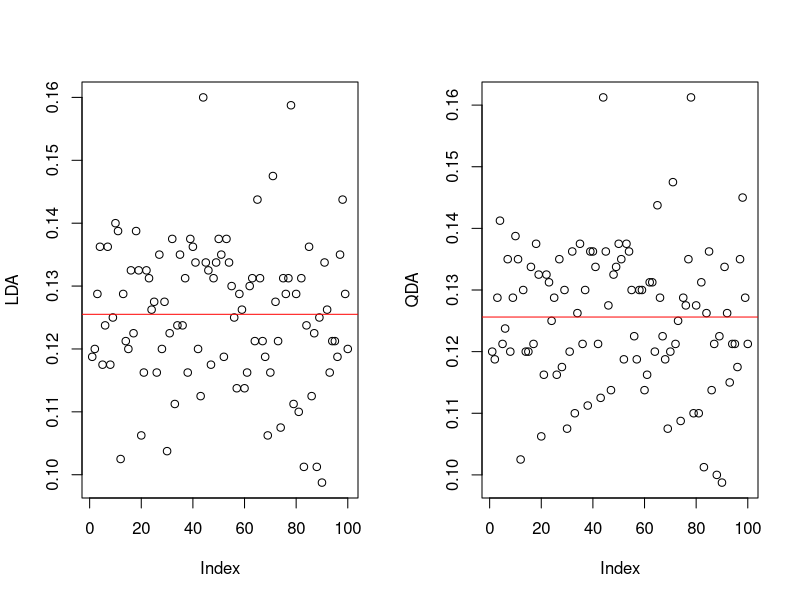
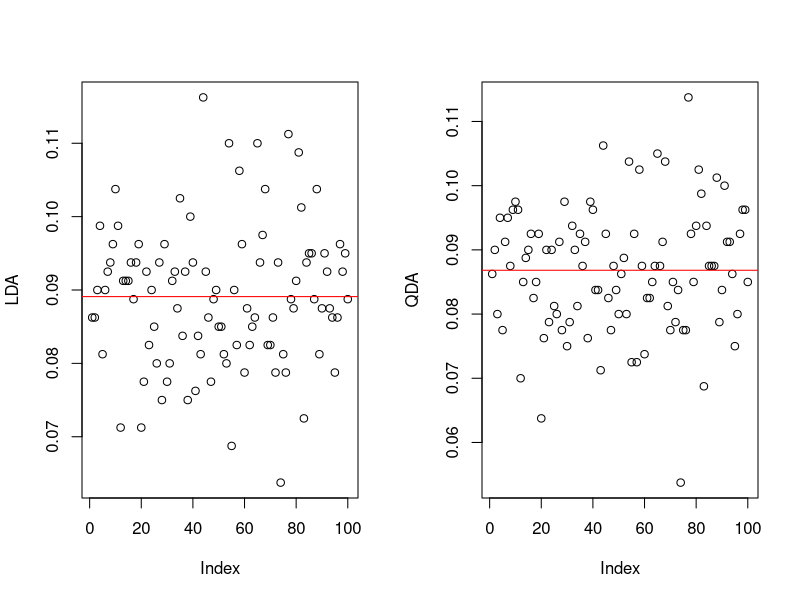

The R script that drew these images, in order:
#####################################################################
###   ProblemSet 02: LDA and QDA
#####################################################################

### Preface
# clearing workspace and set wd
rm(list=ls())
cat("\014")
dev.off()

#library(plm)       # Panel Methods - regression models
#library(mvtnorm)   # random draws from a multivariate normal distr.
library(MASS)       # to fit LDA and QDA analysis
# Note: packages above require the data to be saved as a data frame

#####################################################################
###   Exercise 1

# class 1
n1 = 300
mu1= c(-3,3)
# class 2
n2 = 500
mu2= c(5,5)
# Variance-Covariance Matrix
covmat=matrix(c(16,-2,-2,9), nrow=2, ncol=2)
#total number of observations
N=n1+n2

## a)
# DGP - for both classes
set.seed(123)
X1=mvrnorm(n = n1, mu = mu1, Sigma = covmat)
X2=mvrnorm(n = n2, mu = mu2, Sigma = covmat)
df1 <- data.frame(X1)
df1['class'] = 1
df2 <- data.frame(X2)
df2['class'] = 2
df  <- merge(df1,df2, all=TRUE)
rm(df1, df2, X1, X2)

## b)
mod_lda  =  lda(class ~ X1 + X2, data=df)
summary(mod_lda)
class_lfit  <- as.numeric(predict(mod_lda)$class)
mod_qda  =  qda(class ~ X1 + X2 , data=df)
summary(mod_qda)
class_qfit  <- as.numeric(predict(mod_qda)$class)

## c)
# Note: since classes are ordinal scale we can not use MSE, due to the fact
#       that the distance between class 1 and 3 are the same as between 1 and 2
#       furthermore it is not appropriarte to use OLS
MTE_LDA=sum(class_lfit!=df$class)/N
MTE_QDA=sum(class_qfit!=df$class)/N
print(MTE_LDA)
print(MTE_QDA)
print(MTE_LDA-MTE_QDA)

#####################################################################
###   Exercise 2 - Simulation Study

# a)
rm(list=ls())
cat("\014")

MCN=100
MSE=matrix(NaN,MCN,2)


n1 = 300
mu1= c(-3,3)
n2 = 500
mu2= c(5,5)
covmat=matrix(c(16,-2,-2,9), nrow=2, ncol=2)
N=n1+n2

set.seed(123)

for (i in 1:MCN){
  X1=mvrnorm(n = n1, mu = mu1, Sigma = covmat)
  X2=mvrnorm(n = n2, mu = mu2, Sigma = covmat)
  df1 <- data.frame(X1)
  df1['class'] = 1
  df2 <- data.frame(X2)
  df2['class'] = 2
  df  <- merge(df1,df2, all=TRUE)

  mod_lda  =  lda(class ~ X1 + X2, data=df)
  class_lfit  <- as.numeric(predict(mod_lda)$class)
  mod_qda  =  qda(class ~ X1 + X2 , data=df)
  class_qfit  <- as.numeric(predict(mod_qda)$class)

  MSE[i,1]=sum(class_lfit!=df$class)/N
  MSE[i,2]=sum(class_qfit!=df$class)/N
}

avg_MSE_LDA=mean(MSE[,1])
avg_MSE_QDA=mean(MSE[,2])

par(mfrow=c(1,2))
plot(MSE[,1], ylab="LDA")
abline(h=avg_MSE_LDA, col="red")
plot(MSE[,2], ylab="QDA")
abline(h=avg_MSE_QDA, col="red")

summary(avg_MSE_LDA-avg_MSE_QDA)

# b)
# Note: since we have different covariate matrixes sigma 1 and sigma 2
#       QDA is more precise than LDA
#       From a theoretical perspective:
#       * if LDAs assumption that the K classes share a common covariance matrix
#          is badly off, then LDA --> high bias
#       * LDA is a much less flexible classifier than QDA --> lower variance
# Hence: Try with different covariance matrices

rm(list=ls())
cat("\014")

MCN=100
MSE=matrix(NaN,MCN,2)


n1 = 300
mu1= c(-3,3)
n2 = 500
mu2= c(5,5)
covmat_1=matrix(c(16,-2,-2,9), nrow=2, ncol=2)
covmat_2=matrix(c(10,-2,-2,5), nrow=2, ncol=2)
N=n1+n2

set.seed(123)

for (i in 1:MCN){
  X1=mvrnorm(n = n1, mu = mu1, Sigma = covmat_1)
  X2=mvrnorm(n = n2, mu = mu2, Sigma = covmat_2)
  df1 <- data.frame(X1)
  df1['class'] = 1
  df2 <- data.frame(X2)
  df2['class'] = 2
  df  <- merge(df1,df2, all=TRUE)

  mod_lda  =  lda(class ~ X1 + X2, data=df)
  class_lfit  <- as.numeric(predict(mod_lda)$class)
  mod_qda  =  qda(class ~ X1 + X2 , data=df)
  class_qfit  <- as.numeric(predict(mod_qda)$class)

  MSE[i,1]=sum(class_lfit!=df$class)/N
  MSE[i,2]=sum(class_qfit!=df$class)/N
}

avg_MSE_LDA=mean(MSE[,1])
avg_MSE_QDA=mean(MSE[,2])

par(mfrow=c(1,2))
plot(MSE[,1], ylab="LDA")
abline(h=avg_MSE_LDA, col="red")
plot(MSE[,2], ylab="QDA")
abline(h=avg_MSE_QDA, col="red")

summary(avg_MSE_LDA-avg_MSE_QDA)
